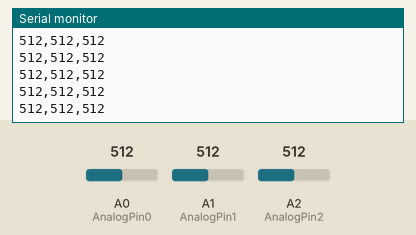
Simulated run of this sketch. Board: Arduino Uno, built with avr-gcc and run on an emulated ATmega328P. Shown: the last lines printed to the serial monitor. The test bench sets the inputs (shaded band); at power-on: A0 (AnalogPin0) = 512, A1 (AnalogPin1) = 512, A2 (AnalogPin2) = 512.

Above: at 1.2 s.
1.3 s: A0 (AnalogPin0) set to 716
At 2.0 s:
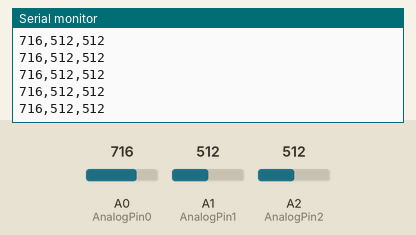
4.3 s: A1 (AnalogPin1) set to 716
At 4.9 s:
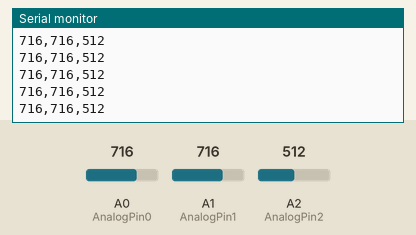
7.3 s: A2 (AnalogPin2) set to 716
At 7.8 s:
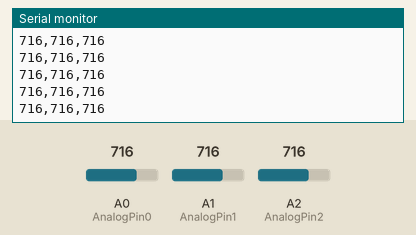
8.8 s: A0 (AnalogPin0) set to 900
At 9.4 s:
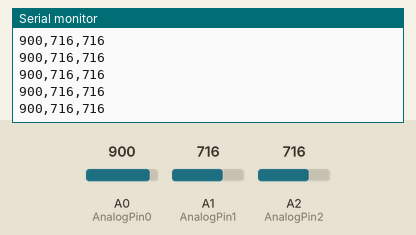
10.3 s: A1 (AnalogPin1) set to 900
At 11.3 s:
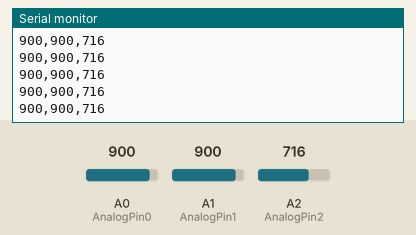
11.8 s: A2 (AnalogPin2) set to 900
At 12.7 s:
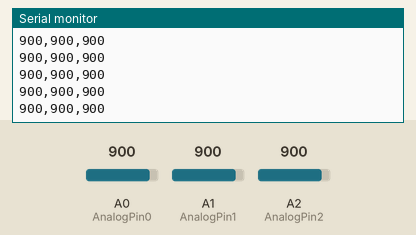
Timing chart, 0 to 14.3 s (numbered marks = the images above; inputs shaded):
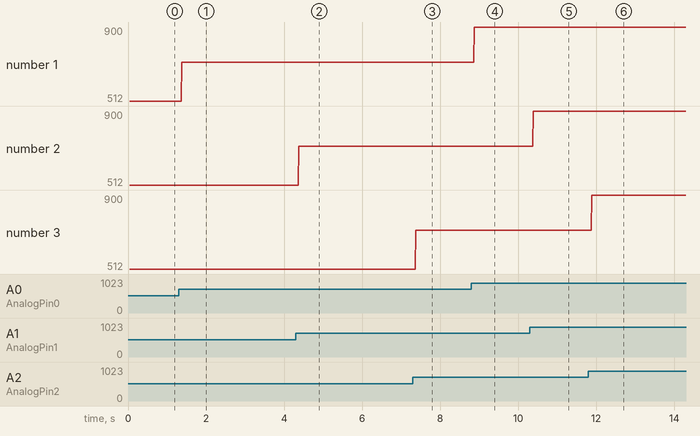

Measured:
- after the input at 1.3 s, the serial monitor: prints a new line after 0.08 s (image 1)
- after the input at 4.3 s, the serial monitor: prints a new line after 0.08 s (image 2)
- after the input at 7.3 s, the serial monitor: prints a new line after 0.08 s (image 3)
- after the input at 8.8 s, the serial monitor: prints a new line after 0.08 s (image 4)
- after the input at 10.3 s, the serial monitor: prints a new line after 0.08 s (image 5)
- after the input at 11.8 s, the serial monitor: prints a new line after 0.08 s (image 6)
- plotted number 1: 512 → 716 after the input at 1.3 s, 716 → 900 after the input at 8.8 s

The sketch:

RunOnArduino_myo_force2.ino
```cpp
// (licence header left out)
// This code reads analog inputs from pins A0 and A1 and sends these values out via serial
// You can add or remove pins to read from, but be sure they are separated by commas, and print a
// newline character at the end of each loop()

#define AnalogPin0 A0 //Declare an integer variable, hooked up to analog pin 0
#define AnalogPin1 A1 //Declare an integer variable, hooked up to analog pin 1
#define AnalogPin2 A2

void setup() {
  Serial.begin(9600); //Begin Serial Communication with a baud rate of 9600
  delay(50);

}

void loop() {
  //New variables are declared to store the readings of the respective pins
  int Value1 = analogRead(AnalogPin0);
  int Value2 = analogRead(AnalogPin1);
  int Value3 = analogRead(AnalogPin2);
  /*The Serial.print() function does not execute a "return" or a space
      Also, the "," character is essential for parsing the values,
      The comma is not necessary after the last variable.*/

  Serial.print(Value1, DEC);
  Serial.print(",");
  Serial.print(Value2, DEC);
  Serial.print(",");
  Serial.print(Value3, DEC);
  Serial.println();
  //delay(500); // For illustration purposes only. This will slow down your program if not removed
}
```
